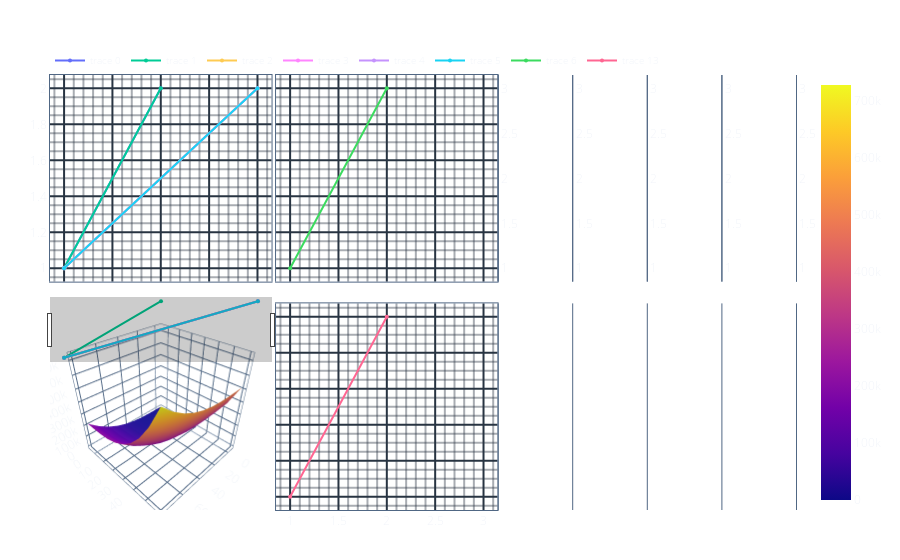

Here is the notebook cell this chart was saved with:
### Code cell
from mayutils.visualisation.graphs.plotly.charts import MainAxisConfig, MainAxisConfigs

x = np.linspace(-5, 80, 10)
y = np.linspace(-5, 60, 10)
xGrid, yGrid = np.meshgrid(y, x)
z = xGrid**3 + yGrid**3

SubPlot(
    "",
    subplot_config=SubPlotConfig(
        plots=(
            (
                PlotConfig(
                    yaxes_configs=(
                        TracesConfig.from_trace(go.Scatter(x=[1, 2], y=[1, 2])),
                        TracesConfig.from_trace(go.Scatter(x=[1, 2], y=[1, 3])),
                        TracesConfig.from_trace(go.Scatter(x=[1, 3], y=[1, 3])),
                        TracesConfig.from_trace(go.Scatter(x=[1, 3], y=[1, 3])),
                        TracesConfig.from_trace(go.Scatter(x=[1, 3], y=[1, 3])),
                        TracesConfig.from_trace(go.Scatter(x=[1, 3], y=[1, 3])),
                    ),
                    xaxis_config=dict(),
                ),
                PlotConfig.from_trace(go.Scatter(x=[1, 2], y=[1, 2])),
            ),
            (
                PlotConfig.from_trace(go.Surface(x=x, y=y, z=z, showscale=True)),
                PlotConfig.from_trace(go.Scatter(x=[1, 2], y=[1, 2])),
            ),
        ),
        main_axis_configs=MainAxisConfigs(
            xaxis=MainAxisConfig(
                config=dict(),
            ),
            yaxes=(
                MainAxisConfig(),
                MainAxisConfig(),
                MainAxisConfig(),
                MainAxisConfig(),
                MainAxisConfig(),
            ),
        ),
    ),
    layout=dict(
        xaxis=dict(
            rangeslider=dict(
                visible=True,
                yaxis=dict(
                    range=[0, 0.2],
                ),
            )
        )
    ),
)

### Figure 1 — Plotly figure (JSON) as saved in the notebook; plotly's stock layout.template omitted (floating-point values rounded to 4 significant figures)
{"data": [{"type": "scatter", "x": [1, 2], "xaxis": "x", "y": [1, 2], "yaxis": "y"}, {"type": "scatter", "x": [1, 2], "xaxis": "x", "y": [1, 3], "yaxis": "y5"}, {"type": "scatter", "x": [1, 3], "xaxis": "x", "y": [1, 3], "yaxis": "y9"}, {"type": "scatter", "x": [1, 3], "xaxis": "x", "y": [1, 3], "yaxis": "y13"}, {"type": "scatter", "x": [1, 3], "xaxis": "x", "y": [1, 3], "yaxis": "y17"}, {"type": "scatter", "x": [1, 3], "xaxis": "x", "y": [1, 3], "yaxis": "y21"}, {"type": "scatter", "x": [1, 2], "xaxis": "x2", "y": [1, 2], "yaxis": "y2"}, {"meta": "null", "showlegend": false, "type": "scatter", "x": [], "xaxis": "x2", "y": [], "yaxis": "y6"}, {"meta": "null", "showlegend": false, "type": "scatter", "x": [], "xaxis": "x2", "y": [], "yaxis": "y10"}, {"meta": "null", "showlegend": false, "type": "scatter", "x": [], "xaxis": "x2", "y": [], "yaxis": "y14"}, {"meta": "null", "showlegend": false, "type": "scatter", "x": [], "xaxis": "x2", "y": [], "yaxis": "y18"}, {"meta": "null", "showlegend": false, "type": "scatter", "x": [], "xaxis": "x2", "y": [], "yaxis": "y22"}, {"scene": "scene", "showscale": true, "type": "surface", "x": [-5, 4.444, 13.89, 23.33, 32.78, 42.22, 51.67, 61.11, 70.56, 80], "y": [-5, 2.222, 9.444, 16.67, 23.89, 31.11, 38.33, 45.56, 52.78, 60], "z": [[-250, -114.0, 717.4, 4505.0, 13510.0, 29990.0, 56200.0, 94420.0, 146900.0, 215875], [-37.21, 98.77, 930.2, 4717.0, 13720.0, 30200.0, 56420.0, 94630.0, 147100.0, 216100.0], [2554.0, 2690.0, 3522.0, 7309.0, 16310.0, 32790.0, 59010.0, 97220.0, 149700.0, 218700.0], [12580.0, 12710.0, 13550.0, 17330.0, 26340.0, 42820.0, 69030.0, 107200.0, 159700.0, 228700.0], [35090.0, 35230.0, 36060.0, 39850.0, 48850.0, 65330.0, 91540.0, 129800.0, 182200.0, 251200.0], [75150.0, 75280.0, 76110.0, 79900.0, 88900.0, 105400.0, 131600.0, 169800.0, 222300.0, 291300.0], [137800.0, 137900.0, 138800.0, 142600.0, 151600.0, 168000.0, 194300.0, 232500.0, 284900.0, 353900.0], [228100.0, 228200.0, 229100.0, 232900.0, 241900.0, 258300.0, 284600.0, 322800.0, 375200.0, 444200.0], [351100.0, 351200.0, 352100.0, 355900.0, 364900.0, 381300.0, 407600.0, 445800.0, 498200.0, 567200.0], [511875, 512000.0, 512800.0, 516600.0, 525600.0, 542100.0, 568300.0, 606500.0, 659000.0, 728000]]}, {"type": "scatter", "x": [1, 2], "xaxis": "x3", "y": [1, 2], "yaxis": "y3"}, {"meta": "null", "showlegend": false, "type": "scatter", "x": [], "xaxis": "x3", "y": [], "yaxis": "y7"}, {"meta": "null", "showlegend": false, "type": "scatter", "x": [], "xaxis": "x3", "y": [], "yaxis": "y11"}, {"meta": "null", "showlegend": false, "type": "scatter", "x": [], "xaxis": "x3", "y": [], "yaxis": "y15"}, {"meta": "null", "showlegend": false, "type": "scatter", "x": [], "xaxis": "x3", "y": [], "yaxis": "y19"}, {"meta": "null", "showlegend": false, "type": "scatter", "x": [], "xaxis": "x3", "y": [], "yaxis": "y23"}], "layout": {"scene": {"domain": {"x": [0, 0.297], "y": [0, 0.475]}}, "title": {"text": ""}, "xaxis": {"anchor": "y", "domain": [0, 0.297], "gridcolor": "#283442", "gridwidth": 2, "linecolor": "#506784", "matches": "x", "minor": {"gridcolor": "rgba(40, 52, 66, 0.4)", "showgrid": true}, "mirror": true, "rangeslider": {"visible": true, "yaxis": {"range": [0, 0.2]}}, "showgrid": true, "showline": true, "showticklabels": false, "tickfont": {"size": 12}, "ticklabelmode": "period", "title": {"font": {"size": 16}, "standoff": 10}, "zeroline": true, "zerolinecolor": "#283442", "zerolinewidth": 2}, "xaxis2": {"anchor": "y2", "domain": [0.303, 0.6], "gridcolor": "#283442", "gridwidth": 2, "linecolor": "#506784", "matches": "x", "minor": {"gridcolor": "rgba(40, 52, 66, 0.4)", "showgrid": true}, "mirror": true, "showgrid": true, "showline": true, "showticklabels": false, "tickfont": {"size": 12}, "ticklabelmode": "period", "title": {"font": {"size": 16}, "standoff": 10}, "zeroline": true, "zerolinecolor": "#283442", "zerolinewidth": 2}, "xaxis3": {"anchor": "y3", "domain": [0.303, 0.6], "gridcolor": "#283442", "gridwidth": 2, "linecolor": "#506784", "matches": "x", "minor": {"gridcolor": "rgba(40, 52, 66, 0.4)", "showgrid": true}, "mirror": true, "showgrid": true, "showline": true, "showticklabels": true, "tickfont": {"size": 12}, "ticklabelmode": "period", "title": {"font": {"size": 16}, "standoff": 10}, "zeroline": true, "zerolinecolor": "#283442", "zerolinewidth": 2}, "yaxis": {"anchor": "x", "domain": [0.525, 1], "gridcolor": "#283442", "gridwidth": 2, "linecolor": "#506784", "matches": "y", "minor": {"gridcolor": "rgba(40, 52, 66, 0.4)", "showgrid": true}, "mirror": true, "showgrid": true, "showline": true, "showticklabels": true, "tickfont": {"size": 12}, "ticklabelmode": "period", "title": {"font": {"size": 16}, "standoff": 10}, "zeroline": true, "zerolinecolor": "#283442", "zerolinewidth": 2}, "yaxis10": {"anchor": "free", "domain": [0.525, 1], "gridcolor": "#283442", "gridwidth": 2, "linecolor": "#506784", "matches": "y9", "minor": {"showgrid": false}, "mirror": true, "overlaying": "y2", "position": 0.7, "showgrid": false, "showline": true, "showticklabels": false, "side": "right", "tickfont": {"size": 12}, "ticklabelmode": "period", "tickmode": "auto", "title": {"font": {"size": 16}, "standoff": 10}, "zeroline": true, "zerolinecolor": "#283442", "zerolinewidth": 2}, "yaxis11": {"anchor": "free", "domain": [0, 0.475], "gridcolor": "#283442", "gridwidth": 2, "linecolor": "#506784", "matches": "y9", "minor": {"showgrid": false}, "mirror": true, "overlaying": "y3", "position": 0.7, "showgrid": false, "showline": true, "showticklabels": false, "side": "right", "tickfont": {"size": 12}, "ticklabelmode": "period", "tickmode": "auto", "title": {"font": {"size": 16}, "standoff": 10}, "zeroline": true, "zerolinecolor": "#283442", "zerolinewidth": 2}, "yaxis13": {"anchor": "free", "domain": [0.525, 1], "gridcolor": "#283442", "gridwidth": 2, "linecolor": "#506784", "matches": "y13", "minor": {"showgrid": false}, "mirror": true, "overlaying": "y", "position": 0.8, "showgrid": false, "showline": true, "showticklabels": true, "side": "right", "tickfont": {"size": 12}, "ticklabelmode": "period", "tickmode": "auto", "title": {"font": {"size": 16}, "standoff": 10}, "zeroline": true, "zerolinecolor": "#283442", "zerolinewidth": 2}, "yaxis14": {"anchor": "free", "domain": [0.525, 1], "gridcolor": "#283442", "gridwidth": 2, "linecolor": "#506784", "matches": "y13", "minor": {"showgrid": false}, "mirror": true, "overlaying": "y2", "position": 0.8, "showgrid": false, "showline": true, "showticklabels": false, "side": "right", "tickfont": {"size": 12}, "ticklabelmode": "period", "tickmode": "auto", "title": {"font": {"size": 16}, "standoff": 10}, "zeroline": true, "zerolinecolor": "#283442", "zerolinewidth": 2}, "yaxis15": {"anchor": "free", "domain": [0, 0.475], "gridcolor": "#283442", "gridwidth": 2, "linecolor": "#506784", "matches": "y13", "minor": {"showgrid": false}, "mirror": true, "overlaying": "y3", "position": 0.8, "showgrid": false, "showline": true, "showticklabels": false, "side": "right", "tickfont": {"size": 12}, "ticklabelmode": "period", "tickmode": "auto", "title": {"font": {"size": 16}, "standoff": 10}, "zeroline": true, "zerolinecolor": "#283442", "zerolinewidth": 2}, "yaxis17": {"anchor": "free", "domain": [0.525, 1], "gridcolor": "#283442", "gridwidth": 2, "linecolor": "#506784", "matches": "y17", "minor": {"showgrid": false}, "mirror": true, "overlaying": "y", "position": 0.9, "showgrid": false, "showline": true, "showticklabels": true, "side": "right", "tickfont": {"size": 12}, "ticklabelmode": "period", "tickmode": "auto", "title": {"font": {"size": 16}, "standoff": 10}, "zeroline": true, "zerolinecolor": "#283442", "zerolinewidth": 2}, "yaxis18": {"anchor": "free", "domain": [0.525, 1], "gridcolor": "#283442", "gridwidth": 2, "linecolor": "#506784", "matches": "y17", "minor": {"showgrid": false}, "mirror": true, "overlaying": "y2", "position": 0.9, "showgrid": false, "showline": true, "showticklabels": false, "side": "right", "tickfont": {"size": 12}, "ticklabelmode": "period", "tickmode": "auto", "title": {"font": {"size": 16}, "standoff": 10}, "zeroline": true, "zerolinecolor": "#283442", "zerolinewidth": 2}, "yaxis19": {"anchor": "free", "domain": [0, 0.475], "gridcolor": "#283442", "gridwidth": 2, "linecolor": "#506784", "matches": "y17", "minor": {"showgrid": false}, "mirror": true, "overlaying": "y3", "position": 0.9, "showgrid": false, "showline": true, "showticklabels": false, "side": "right", "tickfont": {"size": 12}, "ticklabelmode": "period", "tickmode": "auto", "title": {"font": {"size": 16}, "standoff": 10}, "zeroline": true, "zerolinecolor": "#283442", "zerolinewidth": 2}, "yaxis2": {"anchor": "x2", "domain": [0.525, 1], "gridcolor": "#283442", "gridwidth": 2, "linecolor": "#506784", "matches": "y", "minor": {"gridcolor": "rgba(40, 52, 66, 0.4)", "showgrid": true}, "mirror": true, "showgrid": true, "showline": true, "showticklabels": false, "tickfont": {"size": 12}, "ticklabelmode": "period", "title": {"font": {"size": 16}, "standoff": 10}, "zeroline": true, "zerolinecolor": "#283442", "zerolinewidth": 2}, "yaxis21": {"anchor": "free", "domain": [0.525, 1], "gridcolor": "#283442", "gridwidth": 2, "linecolor": "#506784", "matches": "y21", "minor": {"showgrid": false}, "mirror": true, "overlaying": "y", "position": 1, "showgrid": false, "showline": true, "showticklabels": true, "side": "right", "tickfont": {"size": 12}, "ticklabelmode": "period", "tickmode": "auto", "title": {"font": {"size": 16}, "standoff": 10}, "zeroline": true, "zerolinecolor": "#283442", "zerolinewidth": 2}, "yaxis22": {"anchor": "free", "domain": [0.525, 1], "gridcolor": "#283442", "gridwidth": 2, "linecolor": "#506784", "matches": "y21", "minor": {"showgrid": false}, "mirror": true, "overlaying": "y2", "position": 1, "showgrid": false, "showline": true, "showticklabels": false, "side": "right", "tickfont": {"size": 12}, "ticklabelmode": "period", "tickmode": "auto", "title": {"font": {"size": 16}, "standoff": 10}, "zeroline": true, "zerolinecolor": "#283442", "zerolinewidth": 2}, "yaxis23": {"anchor": "free", "domain": [0, 0.475], "gridcolor": "#283442", "gridwidth": 2, "linecolor": "#506784", "matches": "y21", "minor": {"showgrid": false}, "mirror": true, "overlaying": "y3", "position": 1, "showgrid": false, "showline": true, "showticklabels": false, "side": "right", "tickfont": {"size": 12}, "ticklabelmode": "period", "tickmode": "auto", "title": {"font": {"size": 16}, "standoff": 10}, "zeroline": true, "zerolinecolor": "#283442", "zerolinewidth": 2}, "yaxis3": {"anchor": "x3", "domain": [0, 0.475], "gridcolor": "#283442", "gridwidth": 2, "linecolor": "#506784", "matches": "y", "minor": {"gridcolor": "rgba(40, 52, 66, 0.4)", "showgrid": true}, "mirror": true, "showgrid": true, "showline": true, "showticklabels": false, "tickfont": {"size": 12}, "ticklabelmode": "period", "title": {"font": {"size": 16}, "standoff": 10}, "zeroline": true, "zerolinecolor": "#283442", "zerolinewidth": 2}, "yaxis5": {"anchor": "free", "domain": [0.525, 1], "gridcolor": "#283442", "gridwidth": 2, "linecolor": "#506784", "matches": "y5", "minor": {"showgrid": false}, "mirror": true, "overlaying": "y", "position": 0.6, "showgrid": false, "showline": true, "showticklabels": true, "side": "right", "tickfont": {"size": 12}, "ticklabelmode": "period", "tickmode": "auto", "title": {"font": {"size": 16}, "standoff": 10}, "zeroline": true, "zerolinecolor": "#283442", "zerolinewidth": 2}, "yaxis6": {"anchor": "free", "domain": [0.525, 1], "gridcolor": "#283442", "gridwidth": 2, "linecolor": "#506784", "matches": "y5", "minor": {"showgrid": false}, "mirror": true, "overlaying": "y2", "position": 0.6, "showgrid": false, "showline": true, "showticklabels": false, "side": "right", "tickfont": {"size": 12}, "ticklabelmode": "period", "tickmode": "auto", "title": {"font": {"size": 16}, "standoff": 10}, "zeroline": true, "zerolinecolor": "#283442", "zerolinewidth": 2}, "yaxis7": {"anchor": "free", "domain": [0, 0.475], "gridcolor": "#283442", "gridwidth": 2, "linecolor": "#506784", "matches": "y5", "minor": {"showgrid": false}, "mirror": true, "overlaying": "y3", "position": 0.6, "showgrid": false, "showline": true, "showticklabels": false, "side": "right", "tickfont": {"size": 12}, "ticklabelmode": "period", "tickmode": "auto", "title": {"font": {"size": 16}, "standoff": 10}, "zeroline": true, "zerolinecolor": "#283442", "zerolinewidth": 2}, "yaxis9": {"anchor": "free", "domain": [0.525, 1], "gridcolor": "#283442", "gridwidth": 2, "linecolor": "#506784", "matches": "y9", "minor": {"showgrid": false}, "mirror": true, "overlaying": "y", "position": 0.7, "showgrid": false, "showline": true, "showticklabels": true, "side": "right", "tickfont": {"size": 12}, "ticklabelmode": "period", "tickmode": "auto", "title": {"font": {"size": 16}, "standoff": 10}, "zeroline": true, "zerolinecolor": "#283442", "zerolinewidth": 2}}}
